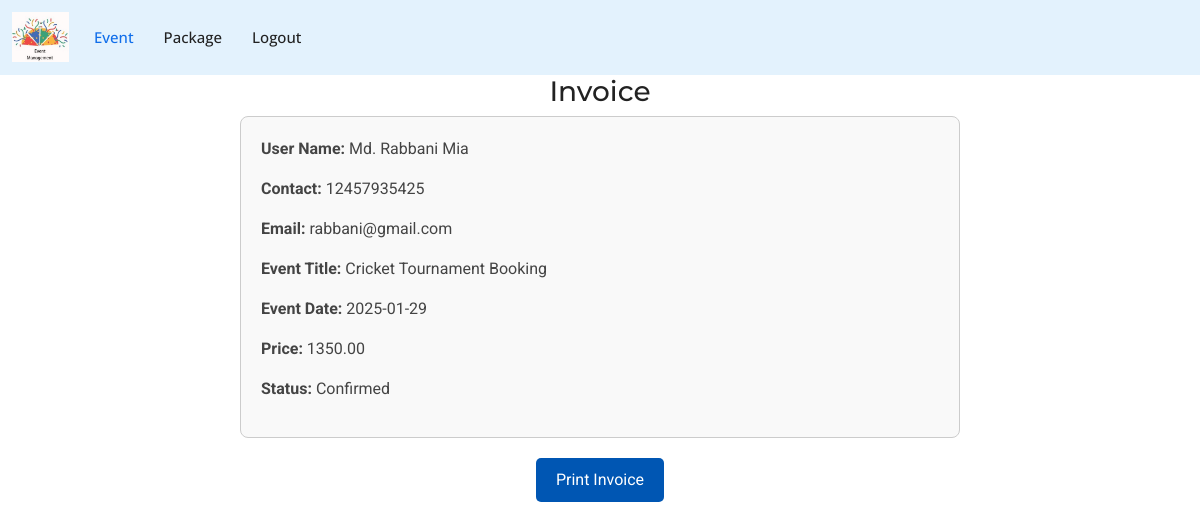
The app's page /invoice.php?booking_id=22 (signed in) with its own data.
### tables this page shows
CREATE TABLE `bookings` (
  `id` int(11) NOT NULL,
  `user_id` int(11) NOT NULL,
  `event_id` int(11) NOT NULL,
  `booking_date` timestamp NOT NULL DEFAULT current_timestamp(),
  `status` varchar(255) DEFAULT NULL
);

CREATE TABLE `user` (
  `userid` int(11) NOT NULL,
  `name` varchar(50) NOT NULL,
  `contact` varchar(250) NOT NULL,
  `email` varchar(50) NOT NULL,
  `password` varchar(50) NOT NULL,
  `roleid` int(11) NOT NULL
);

CREATE TABLE `events` (
  `id` int(11) NOT NULL,
  `event_title` varchar(255) NOT NULL,
  `event_date` date NOT NULL,
  `event_time` time NOT NULL,
  `event_location` varchar(255) NOT NULL,
  `event_description` text NOT NULL,
  `price` decimal(10,2) NOT NULL,
  `event_image` varchar(255) NOT NULL,
  `created_at` timestamp NOT NULL DEFAULT current_timestamp()
);

### invoice.php (the view, shortened to what this page needs)
<?php
include('connect.php');
include('header.php');
if (isset($_GET['booking_id']) && is_numeric($_GET['booking_id'])) {
    $booking_id = intval($_GET['booking_id']);
    $sql = "SELECT
                bookings.id AS booking_id,
                events.event_title,
                events.event_date,
                events.price,
                bookings.status,
                user.name AS user_name,
                user.contact AS user_contact,
                user.email AS user_email
            FROM bookings
            JOIN events ON bookings.event_id = events.id
            JOIN user ON bookings.user_id = user.userid
            WHERE bookings.id = ?";
    $stmt = $connect->prepare($sql);
    $stmt->bind_param('i', $booking_id);
    $stmt->execute();
    $result = $stmt->get_result();
    if ($result->num_rows > 0) {
        $row = $result->fetch_assoc();
        echo "<h3 style='text-align:center;'>Invoice</h3>";
        echo "<div style='width: 60%; margin: 0 auto; padding: 20px; border: 1px solid #ccc; border-radius: 8px; background: #f9f9f9;'>
                <p><strong>User Name:</strong> {$row['user_name']}</p>
                <p><strong>Contact:</strong> {$row['user_contact']}</p>
                <p><strong>Email:</strong> {$row['user_email']}</p>
                <p><strong>Event Title:</strong> {$row['event_title']}</p>
                <p><strong>Event Date:</strong> {$row['event_date']}</p>
                <p><strong>Price:</strong> {$row['price']}</p>
                <p><strong>Status:</strong> {$row['status']}</p>
              </div>";
        echo "<button class='btn-print' onclick='window.print();' style='margin-top: 20px; display: block; margin: 20px auto; padding: 10px 20px; background: #0056b3; color: white; border: none; border-radius: 5px; cursor: pointer;'>Print Invoice</button>";
    } else {
        echo "<p>Invoice not found.</p>";
    }
} else {
    echo "<p>Invalid booking ID.</p>";
}

### assets/css/main.css (style rules this page uses)
h1, h2, h3, h4, h5, h6 { color: var(--heading-color); font-family: var(--heading-font); }

### records on screen
bookings: user.name "Md. Rabbani Mia", user.contact "12457935425", user.email "rabbani@gmail.com", event.event_title "Cricket Tournament Booking", event.event_date "2025-01-29", event.price "1350.00", status "Confirmed"
